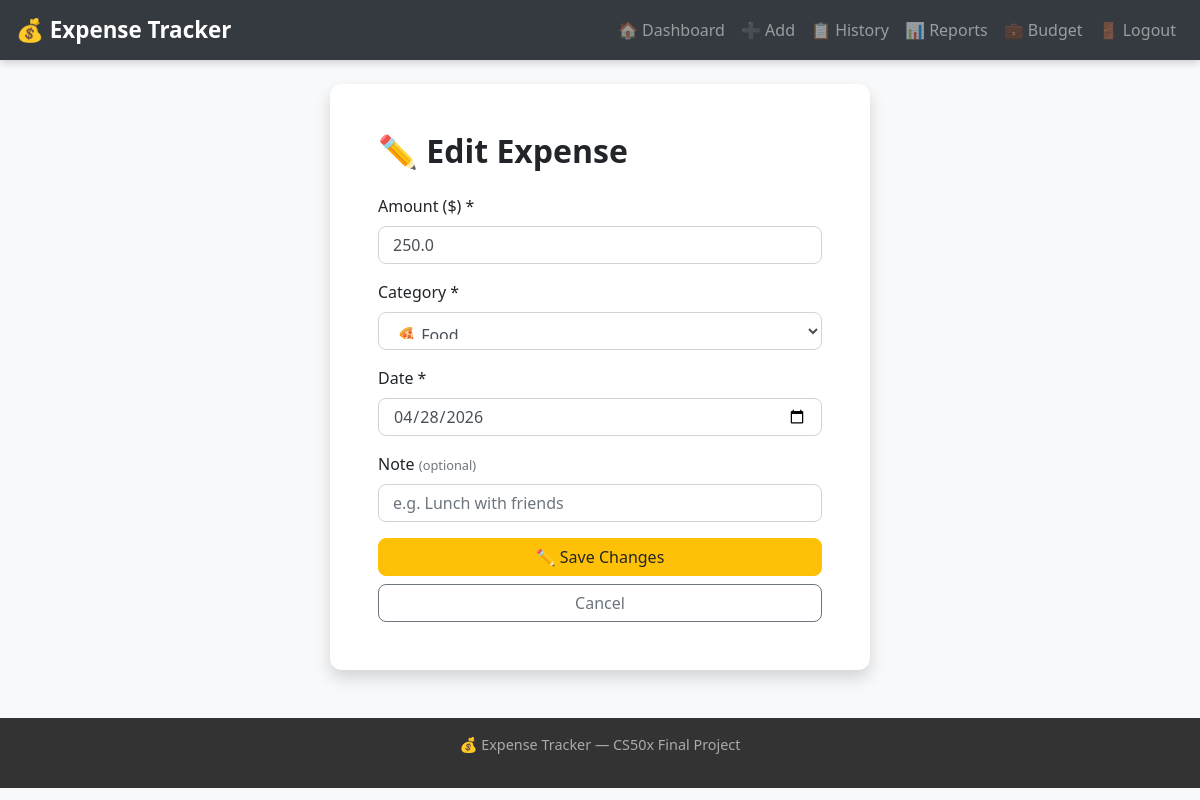
Screenshot of /edit/1 (signed in) with the database file from the repository.
### tables this page shows
CREATE TABLE expenses (
    id INTEGER PRIMARY KEY AUTOINCREMENT,
    user_id INTEGER NOT NULL,
    amount REAL NOT NULL,
    category TEXT NOT NULL,
    note TEXT,
    date TEXT NOT NULL,
    FOREIGN KEY(user_id) REFERENCES users(id)
);

### app.py (the view, shortened to what this page needs)
@app.route("/edit/<int:id>", methods=["GET", "POST"])
@login_required
def edit(id):
    user_id = session["user_id"]
    expense = db.execute("""
        SELECT * FROM expenses
        WHERE id = ? AND user_id = ?
    """, id, user_id)
    if not expense:
        flash("Expense not found.", "danger")
        return redirect("/history")
    expense = expense[0]
    return render_template("edit.html", expense=expense)

### app.py (called while the page is built)
def login_required(f):
    @wraps(f)
    def decorated_function(*args, **kwargs):
        if session.get("user_id") is None:
            return redirect("/login")
        return f(*args, **kwargs)
    return decorated_function

### templates/edit.html (shortened to what this page needs)
{% extends "layout.html" %}
{% block content %}
<div class="row justify-content-center">
    <div class="col-md-6">
        <div class="card shadow">
            <div class="card-body p-5">
                <h2 class="mb-4">✏️ Edit Expense</h2>
                <form action="/edit/{{ expense.id }}" method="POST">
                    <div class="form-group">
                        <label>Amount ($) *</label>
                        <input type="number" name="amount" step="0.01" min="0.01"
                               class="form-control"
                               value="{{ expense.amount }}" required>
                    </div>
                    <div class="form-group">
                        <label>Category *</label>
                        <select name="category" class="form-control" required>
                            {% for cat in [
                                "🍕 Food", "🚗 Transport", "🏠 Housing",
                                "💊 Health", "🎮 Entertainment", "👕 Shopping",
                                "📚 Education", "💡 Bills", "✈️ Travel", "🔧 Other"
                            ] %}
                            <option {% if expense.category == cat %}selected{% endif %}>
                                {{ cat }}
                            </option>
                            {% endfor %}
                        </select>
                    </div>
                    <div class="form-group">
                        <label>Date *</label>
                        <input type="date" name="date"
                               class="form-control"
                               value="{{ expense.date }}" required>
                    </div>
                    <div class="form-group">
                        <label>Note <small class="text-muted">(optional)</small></label>
                        <input type="text" name="note"
                               class="form-control"
                               value="{{ expense.note or '' }}"
                               placeholder="e.g. Lunch with friends">
                    </div>
                    <button type="submit" class="btn btn-warning btn-block mt-3">
                        ✏️ Save Changes
                    </button>
                    <a href="/history" class="btn btn-outline-secondary btn-block mt-2">
                        Cancel
                    </a>
                </form>
            </div>
        </div>
    </div>
</div>
{% endblock %}

### static/styles.css (style rules this page uses)
body { background-color: #f8f9fa; font-family: 'Segoe UI', Tahoma, Geneva, Verdana, sans-serif; }
.card { border: none; border-radius: 12px; transition: transform 0.2s, box-shadow 0.2s; }
.btn { border-radius: 8px; font-weight: 500; }
.form-control { border-radius: 8px; border: 1px solid #ced4da; padding: 10px 14px; }
.card h2 { font-size: 2rem; font-weight: 700; }

### rows the page displays
expenses: amount "250.0", category "🍕 Food", date "04/28/2026"
